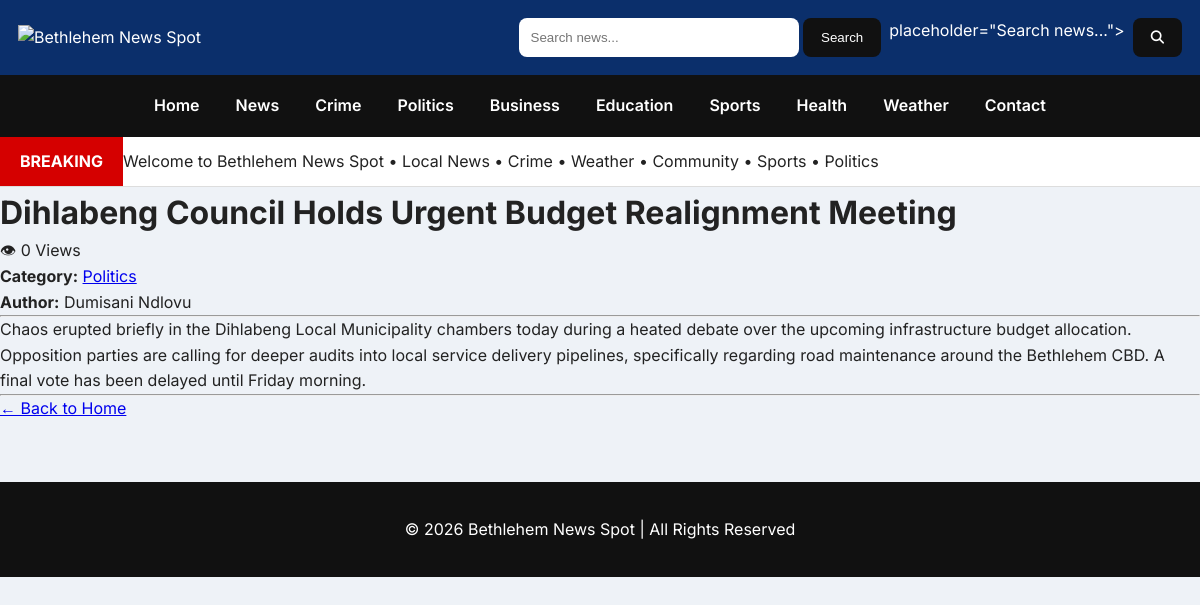
Page /article/4 on the earlier database version.
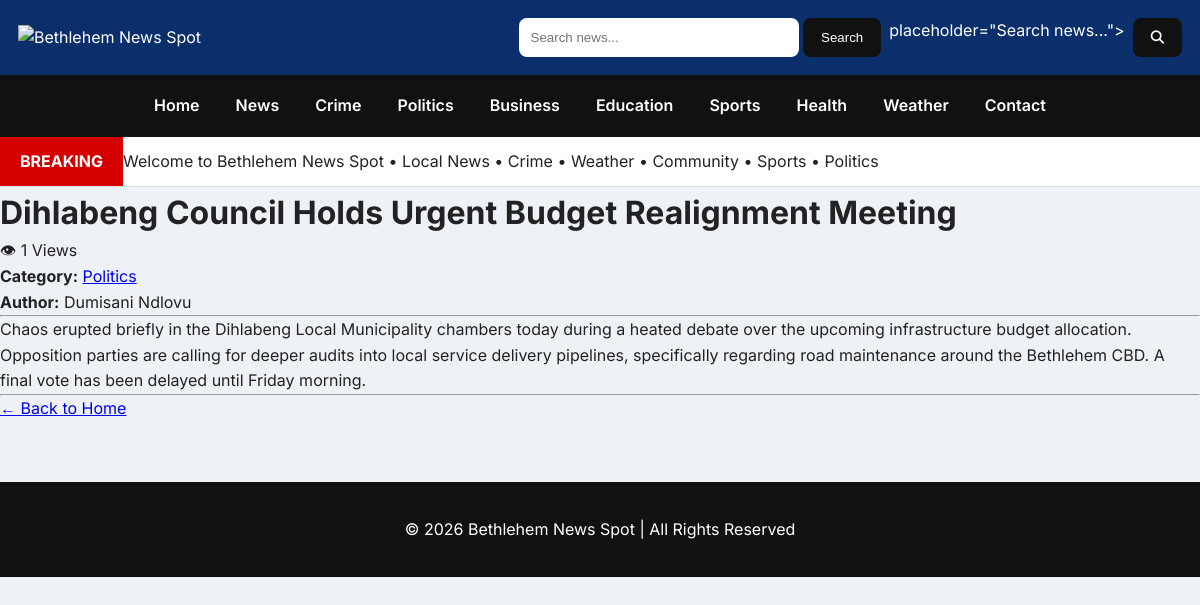
Same page on the later database version.
### models/article.py (models this page shows)
class Article(db.Model):
    __tablename__ = "articles"
    id = db.Column(db.Integer, primary_key=True)
    title = db.Column(db.String(200), nullable=False)
    summary = db.Column(db.String(500), nullable=False)
    content = db.Column(db.Text, nullable=False)
    category = db.Column(db.String(100), nullable=False)
    author = db.Column(db.String(100), nullable=False)
    image = db.Column(db.String(255))
    breaking = db.Column(db.Boolean, default=False)
    featured = db.Column(db.Boolean, default=False)
    views = db.Column(db.Integer, default=0)
    created_at = db.Column(db.DateTime, default=datetime.utcnow)

### routes/articles.py (the view)
@articles_bp.route("/article/<int:article_id>")
def article(article_id):
    article = get_article_by_id(article_id)
    if article is None:
        abort(404)
    increase_views(article)
    related_articles = get_related_articles(article)
    return render_template(
        "article.html",
        article=article,
        related_articles=related_articles,
    )

### services/article_service.py (called while the page is built)
def get_article_by_id(article_id):
    return db.session.get(Article, article_id)

def increase_views(article):
    article.views += 1
    db.session.commit()

def get_related_articles(article, limit=3):
    return (
        Article.query
        .filter(
            Article.category == article.category,
            Article.id != article.id
        )
        .limit(limit)
        .all()
    )

### templates/article.html (shortened to what this page needs)
{% extends "base.html" %}
{% block content %}
<h1>{{ article.title }}</h1>
<p>
👁 {{ article.views }} Views
</p>
<p><strong>Category:</strong> <a href="{{ url_for('articles.category', category=article.category) }}">{{ article.category }}</a></p>
<p><strong>Author:</strong> {{ article.author }}</p>
<hr>
<p>{{ article.content }}</p>
<hr>
<p>
    <a href="{{ url_for('home.index') }}">
        ← Back to Home
    </a>
</p>
{% endblock %}

### templates/base.html (shortened to what this page needs)
<!DOCTYPE html>
<html lang="en">
<head>
    <link rel="stylesheet" href="{{ url_for('static', filename='css/main.css') }}">
    <link rel="stylesheet"
          href="https://cdnjs.cloudflare.com/ajax/libs/font-awesome/6.5.2/css/all.min.css">
</head>
<body>
    <header>
        <div class="top-bar">
            <div class="logo">
                <img src="{{ url_for('static', filename='images/logo.png') }}"
                     alt="Bethlehem News Spot">
            </div>
            <div class="search-box">
<form action="{{ url_for('articles.search') }}" method="GET">
    <input
        type="text"
        name="q"
        placeholder="Search news..."
    >
    <button type="submit">
        Search
    </button>
</form>                       placeholder="Search news...">
                <button>
                    <i class="fa-solid fa-magnifying-glass"></i>
                </button>
            </div>
        </div>
        <nav>
            <a href="/">Home</a>
            <a href="/news">News</a>
            <a href="/crime">Crime</a>
            <a href="/politics">Politics</a>
            <a href="/business">Business</a>
            <a href="/education">Education</a>
            <a href="/sports">Sports</a>
            <a href="/health">Health</a>
            <a href="/weather">Weather</a>
            <a href="/contact">Contact</a>
        </nav>
    </header>
    <section class="breaking-news">
        <span>BREAKING</span>
        <marquee>
            Welcome to Bethlehem News Spot • Local News • Crime • Weather • Community • Sports • Politics
        </marquee>
    </section>
    <main>
        {% block content %}
        {% endblock %}
    </main>
    <footer>
        <p>
            © 2026 Bethlehem News Spot | All Rights Reserved
        </p>
    </footer>
</body>
</html>

### static/css/main.css (style rules this page uses)
* { margin:0; padding:0; box-sizing:border-box; }
body { font-family:'Inter',sans-serif; background:#eef2f7; color:#222; line-height:1.6; }
header { background:#0b2f6b; color:white; box-shadow:0 3px 12px rgba(0,0,0,.18); }
.top-bar { max-width:1300px; margin:auto; display:flex; justify-content:space-between; align-items:center; padding:18px; }
.logo img { height:70px; }
.search-box { display:flex; gap:8px; }
.search-box input { width:280px; padding:12px; border:none; border-radius:8px; }
.search-box button { background:#111; color:white; border:none; border-radius:8px; padding:12px 18px; cursor:pointer; }
nav { background:#111; display:flex; justify-content:center; flex-wrap:wrap; }
nav a { color:white; text-decoration:none; padding:18px; font-weight:600; transition:.3s; }
.breaking-news { display:flex; align-items:center; background:white; border-bottom:1px solid #ddd; }
.breaking-news span { background:#d50000; color:white; padding:12px 20px; font-weight:bold; }
footer { background:#111; color:white; text-align:center; padding:35px; margin-top:60px; }

Differences in the rows shown:
changed Article "Dihlabeng Council Holds Urgent Budget Realignment Meeting": views "0" → "1"
